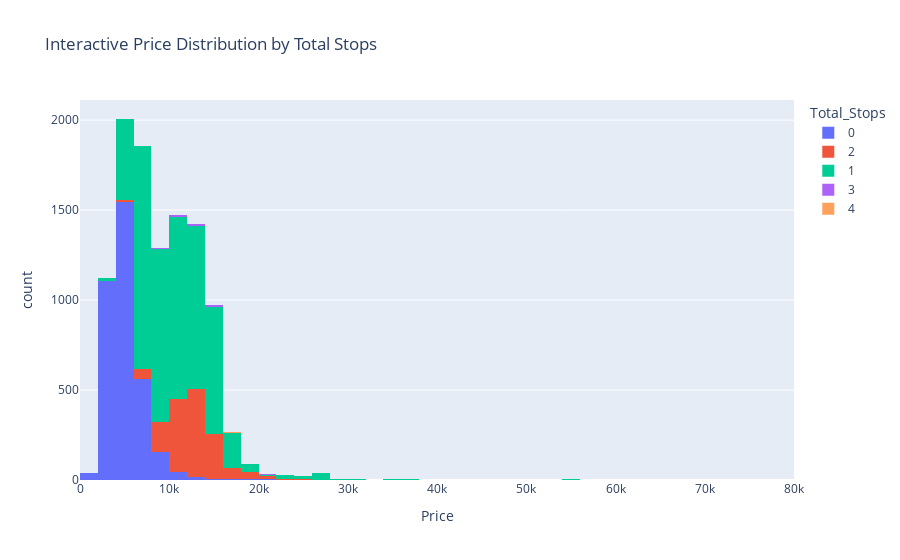
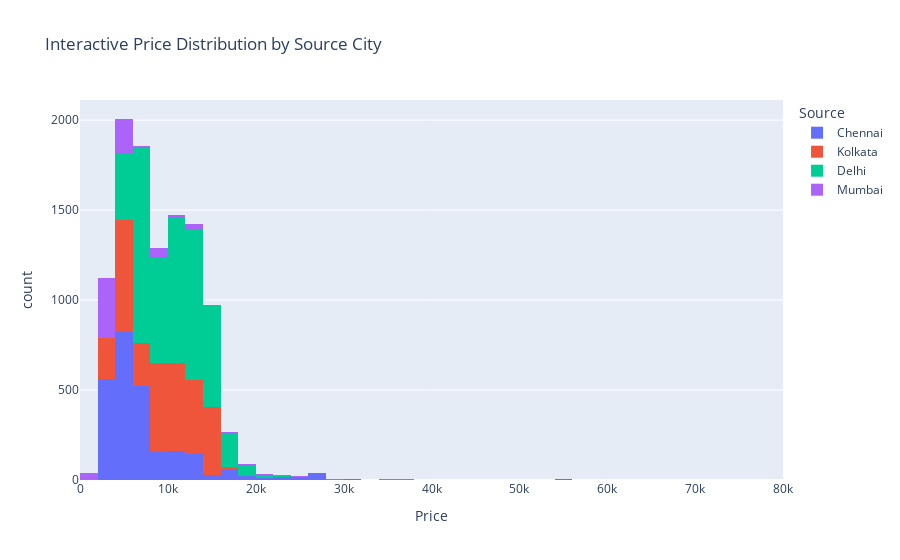

The notebook cell these images were saved under, in order:
### Code cell
#Step 4.9: Interactive Plotly Visualizations 
import plotly.express as px

# Interactive histogram: Price distribution by Total Stops
fig = px.histogram(train_df, 
                   x="Price", 
                   nbins=50, 
                   color="Total_Stops", 
                   title="Interactive Price Distribution by Total Stops")
fig.show()
fig = px.histogram(train_df, 
                   x="Price", 
                   nbins=50, 
                   color="Source", 
                   title="Interactive Price Distribution by Source City")
fig.show()

### Figure 1 — Plotly figure (JSON) as saved in the notebook; plotly's stock layout.template omitted (floating-point values rounded to 4 significant figures; data arrays with more than 128 entries replaced by an {"elided": "..."} marker saying what was removed)
{"data": [{"bingroup": "x", "hovertemplate": "Total_Stops=0<br>Price=%{x}<br>count=%{y}<extra></extra>", "legendgroup": "0", "marker": {"color": "#636efa", "pattern": {"shape": ""}}, "name": "0", "nbinsx": 50, "orientation": "v", "showlegend": true, "type": "histogram", "x": {"elided": "3491 int values"}, "xaxis": "x", "yaxis": "y"}, {"bingroup": "x", "hovertemplate": "Total_Stops=2<br>Price=%{x}<br>count=%{y}<extra></extra>", "legendgroup": "2", "marker": {"color": "#EF553B", "pattern": {"shape": ""}}, "name": "2", "nbinsx": 50, "orientation": "v", "showlegend": true, "type": "histogram", "x": {"elided": "1520 int values"}, "xaxis": "x", "yaxis": "y"}, {"bingroup": "x", "hovertemplate": "Total_Stops=1<br>Price=%{x}<br>count=%{y}<extra></extra>", "legendgroup": "1", "marker": {"color": "#00cc96", "pattern": {"shape": ""}}, "name": "1", "nbinsx": 50, "orientation": "v", "showlegend": true, "type": "histogram", "x": {"elided": "5625 int values"}, "xaxis": "x", "yaxis": "y"}, {"bingroup": "x", "hovertemplate": "Total_Stops=3<br>Price=%{x}<br>count=%{y}<extra></extra>", "legendgroup": "3", "marker": {"color": "#ab63fa", "pattern": {"shape": ""}}, "name": "3", "nbinsx": 50, "orientation": "v", "showlegend": true, "type": "histogram", "x": [10493, 10991, 11543, 12346, 10703, 18293, 21829, 15586, 13387, 13007, 16294, 12797, 21829, 13387, 14960, 16294, 9128, 14260, 10703, 10703, 10703, 15629, 8607, 14195, 15419, 10573, 15145, 10493, 15419, 10703, 14221, 14015, 12383, 13007, 15629, 10703, 10703, 14960, 10493, 10493, 12358, 12954, 9128, 13081, 10493], "xaxis": "x", "yaxis": "y"}, {"bingroup": "x", "hovertemplate": "Total_Stops=4<br>Price=%{x}<br>count=%{y}<extra></extra>", "legendgroup": "4", "marker": {"color": "#FFA15A", "pattern": {"shape": ""}}, "name": "4", "nbinsx": 50, "orientation": "v", "showlegend": true, "type": "histogram", "x": [17686], "xaxis": "x", "yaxis": "y"}], "layout": {"barmode": "relative", "legend": {"title": {"text": "Total_Stops"}, "tracegroupgap": 0}, "title": {"text": "Interactive Price Distribution by Total Stops"}, "xaxis": {"anchor": "y", "domain": [0, 1], "title": {"text": "Price"}}, "yaxis": {"anchor": "x", "domain": [0, 1], "title": {"text": "count"}}}}

### Figure 2 — Plotly figure (JSON) as saved in the notebook; plotly's stock layout.template omitted (floating-point values rounded to 4 significant figures; data arrays with more than 128 entries replaced by an {"elided": "..."} marker saying what was removed)
{"data": [{"bingroup": "x", "hovertemplate": "Source=Chennai<br>Price=%{x}<br>count=%{y}<extra></extra>", "legendgroup": "Chennai", "marker": {"color": "#636efa", "pattern": {"shape": ""}}, "name": "Chennai", "nbinsx": 50, "orientation": "v", "showlegend": true, "type": "histogram", "x": {"elided": "2578 int values"}, "xaxis": "x", "yaxis": "y"}, {"bingroup": "x", "hovertemplate": "Source=Kolkata<br>Price=%{x}<br>count=%{y}<extra></extra>", "legendgroup": "Kolkata", "marker": {"color": "#EF553B", "pattern": {"shape": ""}}, "name": "Kolkata", "nbinsx": 50, "orientation": "v", "showlegend": true, "type": "histogram", "x": {"elided": "2871 int values"}, "xaxis": "x", "yaxis": "y"}, {"bingroup": "x", "hovertemplate": "Source=Delhi<br>Price=%{x}<br>count=%{y}<extra></extra>", "legendgroup": "Delhi", "marker": {"color": "#00cc96", "pattern": {"shape": ""}}, "name": "Delhi", "nbinsx": 50, "orientation": "v", "showlegend": true, "type": "histogram", "x": {"elided": "4536 int values"}, "xaxis": "x", "yaxis": "y"}, {"bingroup": "x", "hovertemplate": "Source=Mumbai<br>Price=%{x}<br>count=%{y}<extra></extra>", "legendgroup": "Mumbai", "marker": {"color": "#ab63fa", "pattern": {"shape": ""}}, "name": "Mumbai", "nbinsx": 50, "orientation": "v", "showlegend": true, "type": "histogram", "x": {"elided": "697 int values"}, "xaxis": "x", "yaxis": "y"}], "layout": {"barmode": "relative", "legend": {"title": {"text": "Source"}, "tracegroupgap": 0}, "title": {"text": "Interactive Price Distribution by Source City"}, "xaxis": {"anchor": "y", "domain": [0, 1], "title": {"text": "Price"}}, "yaxis": {"anchor": "x", "domain": [0, 1], "title": {"text": "count"}}}}
